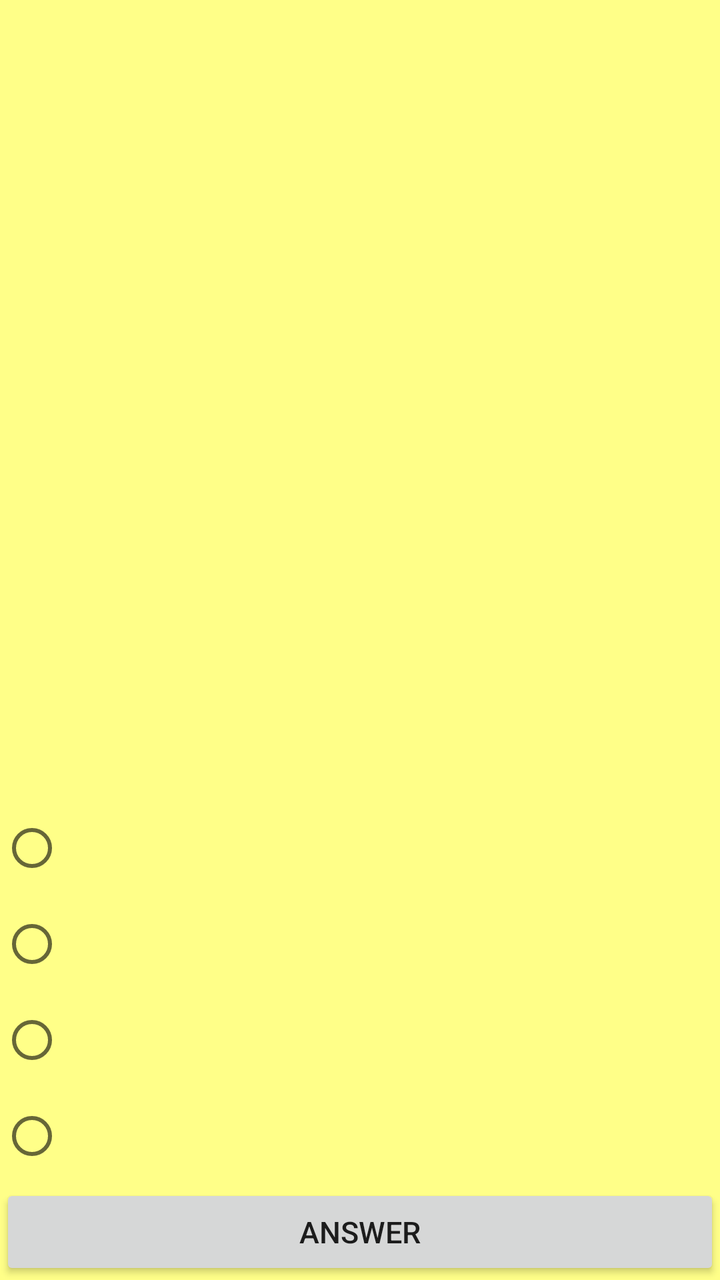
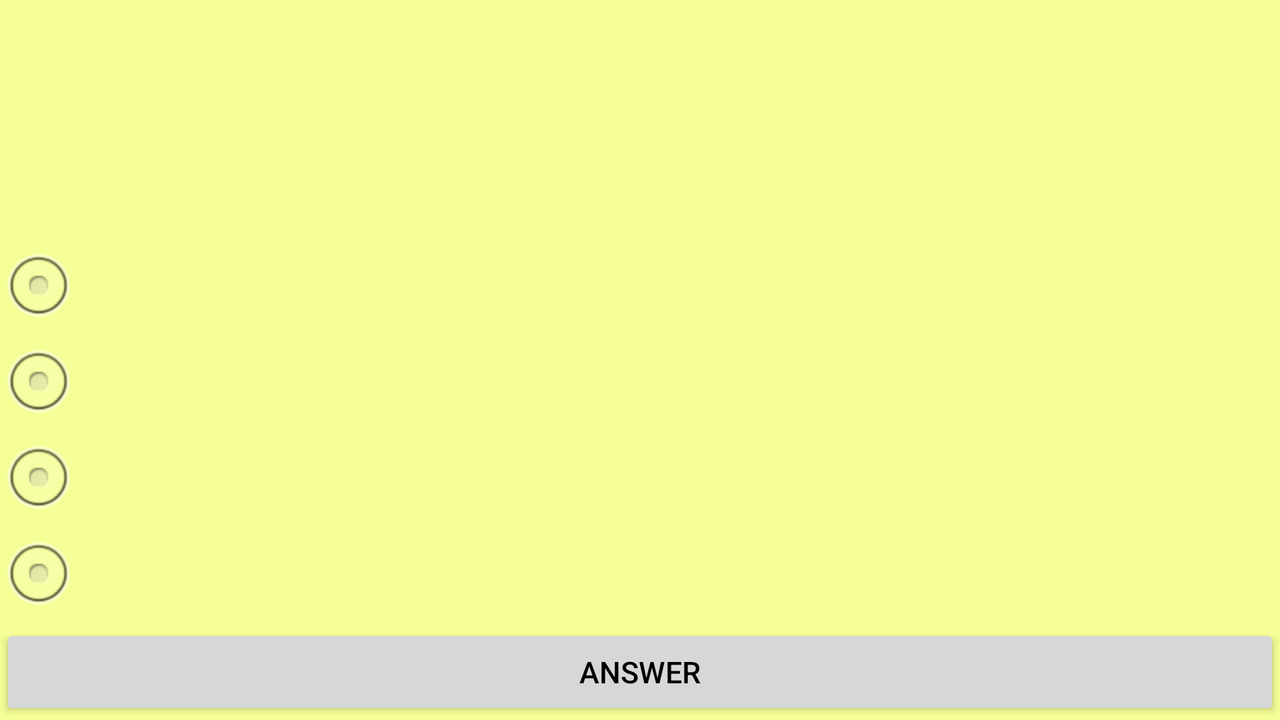

One screen, two layout resources from the same app: the default and the author's alternative for another configuration. Each is rendered where Android would select it; the XML of both is given below.
<!-- AndroidManifest.xml: fallback theme Theme.MaterialComponents.DayNight.NoActionBar -->
<!-- res/layout/mcquiz.xml -->
<?xml version="1.0" encoding="utf-8"?>
<RelativeLayout xmlns:android="http://schemas.android.com/apk/res/android"
    android:layout_width="wrap_content"
    android:layout_height="match_parent"
    android:orientation="horizontal" 
    android:background = "#ffff88">
    
    <Button android:id = "@+id/bAnswer"
		android:layout_width = "fill_parent"
		android:layout_height = "wrap_content"
		android:layout_alignParentBottom ="true"
		android:text = "Answer"
		android:textSize = "15sp" 
		android:onClick = "mcAnswer"/>
    
    <RadioGroup android:id = "@+id/rGroup"
    	android:layout_width="fill_parent"
    	android:layout_height="wrap_content"
    	android:layout_above = "@id/bAnswer"
    	android:orientation="vertical">
    	<RadioButton android:id="@+id/a"
    	    android:layout_width="wrap_content"
    	    android:layout_height="wrap_content"
    	    android:text="@id/a"
    	    android:textColor = "#000"
    	    android:onClick="onRadioButtonClicked"/>
    	<RadioButton android:id="@+id/b"
    	    android:layout_width="wrap_content"
    	    android:layout_height="wrap_content"
        	android:text="@id/b"
        	android:textColor = "#000"
        	android:onClick="onRadioButtonClicked"/>
    	<RadioButton android:id="@+id/c" 
    	    android:layout_width="wrap_content"
    	    android:layout_height="wrap_content"
        	android:text="@id/c"
        	android:textColor = "#000"
        	android:onClick="onRadioButtonClicked"/>
    	<RadioButton android:id="@+id/d"
    	    android:layout_width="wrap_content"
    	    android:layout_height="wrap_content"
        	android:text="@id/c"
        	android:textColor = "#000"
        	android:onClick="onRadioButtonClicked"/>
	</RadioGroup>
    
    
    <TextView android:id="@+id/question"
        android:layout_width="fill_parent"
        android:layout_height="fill_parent"
        android:layout_above = "@id/rGroup"
        android:layout_marginTop = "35sp"
        android:layout_alignParentTop="true"
        android:textSize = "15sp"
        android:textColor ="#000" />
    
        
</RelativeLayout>
<!-- resources referenced by this layout -->
<resources>

</resources>
<!-- res/layout-land/mcquiz.xml (the author's variant of the layout above) -->
<!-- drawn on the phone turned sideways -->
<?xml version="1.0" encoding="utf-8"?>
<RelativeLayout xmlns:android="http://schemas.android.com/apk/res/android"
    android:layout_width="wrap_content"
    android:layout_height="match_parent"
    android:orientation="horizontal" 
    android:background = "#f5ff96">
    
    <Button android:id = "@+id/bAnswer"
		android:layout_width = "fill_parent"
		android:layout_height = "wrap_content"
		android:layout_alignParentBottom ="true"
		android:textColor = "#000"
		android:text = "Answer"
		android:textSize = "15sp" 
		android:onClick = "mcAnswer"/>
    
    <RadioGroup android:id = "@+id/rGroup"
    	android:layout_width="fill_parent"
    	android:layout_height="wrap_content"
    	android:layout_above = "@id/bAnswer"
    	android:orientation="vertical">
    	<RadioButton android:id="@+id/a"
    	    android:layout_width="wrap_content"
    	    android:layout_height="wrap_content"
    	    android:text="@id/a"
    	    android:textColor = "#000"
    	    android:textSize = "15sp"
    		android:button="@android:drawable/btn_radio"
    	    android:onClick="onRadioButtonClicked"/>
    	<RadioButton android:id="@+id/b"
    	    android:layout_width="wrap_content"
    	    android:layout_height="wrap_content"
        	android:text="@id/b"
        	android:textColor = "#000"
        	android:textSize = "15sp"
    		android:button="@android:drawable/btn_radio"
        	android:onClick="onRadioButtonClicked"/>
    	<RadioButton android:id="@+id/c" 
    	    android:layout_width="wrap_content"
    	    android:layout_height="wrap_content"
        	android:text="@id/c"
        	android:textColor = "#000"
        	android:textSize = "15sp"
    		android:button="@android:drawable/btn_radio"
        	android:onClick="onRadioButtonClicked"/>
    	<RadioButton android:id="@+id/d"
    	    android:layout_width="wrap_content"
    	    android:layout_height="wrap_content"
        	android:text="@id/c"
        	android:textSize = "15sp"
        	android:textColor = "#000"
    		android:button="@android:drawable/btn_radio"
        	android:onClick="onRadioButtonClicked"/>
	</RadioGroup>
    
    
    <TextView android:id="@+id/question"
        android:layout_width="fill_parent"
        android:layout_height="fill_parent"
        android:layout_above = "@id/rGroup"
        android:layout_marginTop = "30sp"
        android:layout_alignParentTop="true"
        android:scrollbars = "vertical"
        android:textSize = "15sp"
        android:textColor ="#000" />
    
    <TextView android:id="@+id/index"
	    android:layout_width = "wrap_content"
	    android:layout_height = "wrap_content"
	    android:textColor = "#000"
	    android:layout_alignParentTop = "true"
	    android:layout_alignParentRight = "true" />
   
    
    
        
</RelativeLayout>
